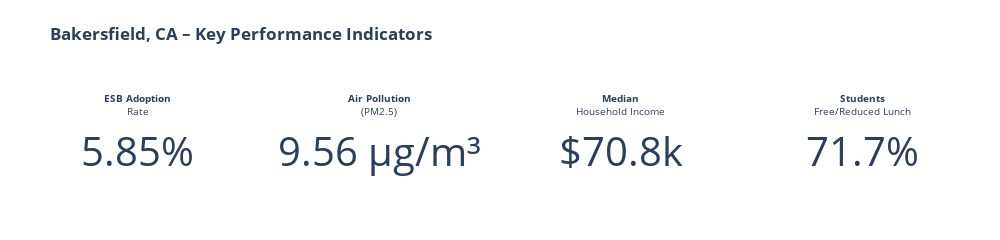

Notebook code cell kept with this figure:
### Code cell
# === Create 4 KPI Cards (clean layout) ===
fig = make_subplots(rows=1, cols=4, specs=[[{"type": "indicator"}] * 4],
                    column_widths=[0.25, 0.25, 0.25, 0.25])

# KPI 1 – ESB Adoption Rate
fig.add_trace(go.Indicator(
    mode="number",
    value=adoption,
    number={'suffix': "%", 'font': {'size': 40}},
    title={"text": "<b>ESB Adoption</b><br>Rate"},
    domain={'x': [0, 0.25]}
), row=1, col=1)

# KPI 2 – Air Pollution (PM2.5)
fig.add_trace(go.Indicator(
    mode="number",
    value=pm25,
    number={'suffix': " µg/m³", 'font': {'size': 40}},
    title={"text": "<b>Air Pollution</b><br>(PM2.5)"},
    domain={'x': [0.25, 0.5]}
), row=1, col=2)

# KPI 3 – Median Income
fig.add_trace(go.Indicator(
    mode="number",
    value=income,
    number={'prefix': "$", 'font': {'size': 40}},
    title={"text": "<b>Median</b><br>Household Income"},
    domain={'x': [0.5, 0.75]}
), row=1, col=3)

# KPI 4 – Free/Reduced Lunch %
fig.add_trace(go.Indicator(
    mode="number",
    value=free_lunch,
    number={'suffix': "%", 'font': {'size': 40}},
    title={"text": "<b>Students</b><br>Free/Reduced Lunch"},
    domain={'x': [0.75, 1.0]}
), row=1, col=4)

# === Layout settings ===
fig.update_layout(
    title="<b>Bakersfield, CA – Key Performance Indicators</b>",
    template="plotly_white",
    height=200,     
    width=1000,     
    margin=dict(t=80, b=20, l=40, r=40)
)

fig.show()

### Figure 1 — Plotly figure (JSON) as saved in the notebook; plotly's stock layout.template omitted (floating-point values rounded to 4 significant figures)
{"data": [{"domain": {"x": [0, 0.2125], "y": [0, 1]}, "mode": "number", "number": {"font": {"size": 40}, "suffix": "%"}, "title": {"text": "<b>ESB Adoption</b><br>Rate"}, "type": "indicator", "value": 5.855}, {"domain": {"x": [0.2625, 0.475], "y": [0, 1]}, "mode": "number", "number": {"font": {"size": 40}, "suffix": " µg/m³"}, "title": {"text": "<b>Air Pollution</b><br>(PM2.5)"}, "type": "indicator", "value": 9.563}, {"domain": {"x": [0.525, 0.7375], "y": [0, 1]}, "mode": "number", "number": {"font": {"size": 40}, "prefix": "$"}, "title": {"text": "<b>Median</b><br>Household Income"}, "type": "indicator", "value": 70800.0}, {"domain": {"x": [0.7875, 1], "y": [0, 1]}, "mode": "number", "number": {"font": {"size": 40}, "suffix": "%"}, "title": {"text": "<b>Students</b><br>Free/Reduced Lunch"}, "type": "indicator", "value": 71.68}], "layout": {"height": 200, "margin": {"b": 20, "l": 40, "r": 40, "t": 80}, "title": {"text": "<b>Bakersfield, CA – Key Performance Indicators</b>"}, "width": 1000}}
